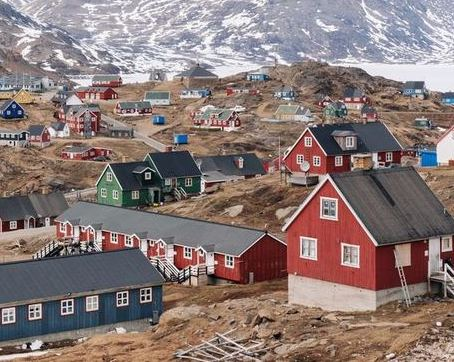
#> input picture right.jpg, 454 x 362 px
$ jupyter execute Question_2P2.ipynb
#> lines starting #> are read from the running program, lines starting #| are printed output that depends on the picture
### import the libraries

[cell 1]
import cv2
import numpy as np
import matplotlib.pyplot as plt

### Utility functions (no change is needed in this section)

[cell 2]
def show_images(*images, titles=None):
    """
    Displays multiple images using matplotlib.

    Args:
        *images: Variable length image list to display.
        titles (list, optional): Titles for each subplot. Defaults to None.

    Returns:
        None
    """
    num_images = len(images)
    plt.figure(figsize=(15, 12))

    for i, image in enumerate(images):
        plt.subplot(num_images, 1, i + 1)
        plt.imshow(cv2.cvtColor(image, cv2.COLOR_BGR2RGB))
        if titles:
            plt.title(titles[i])
        plt.axis('off')

    plt.show()

[cell 3]
# [21 lines left out: function draw_corners_on_image, not called in this run]

[cell 4]
# [20 lines left out: function draw_matches, not called in this run]

### image stitching

[cell 5]
def sift_feature_matching(img1, img2):
    """
    Performs SIFT feature detection and matching between two images.

    Args:
        img1 (numpy.ndarray): First grayscale image.
        img2 (numpy.ndarray): Second grayscale image.

    Returns:
        tuple: Source points, destination points, and image with matches drawn.
    """

    sift = cv2.SIFT_create()

    kp1, des1 = sift.detectAndCompute(img1, None)
    kp2, des2 = sift.detectAndCompute(img2, None)

    bf = cv2.BFMatcher(cv2.NORM_L2, crossCheck=False)

    matches = bf.knnMatch(des1, des2, k = 2)

    good_matches = []
    src_pts = []
    dst_pts = []
    for m, n in matches:
        if m.distance < 0.75 * n.distance:
            good_matches.append(m)
            src_pts.append(kp1[m.queryIdx].pt)
            dst_pts.append(kp2[m.trainIdx].pt)
    src_pts = np.float32(src_pts).reshape(-1, 1, 2)
    dst_pts = np.float32(dst_pts).reshape(-1, 1, 2)

    matched_img = cv2.drawMatches(img1, kp1, img2, kp2, good_matches, None, flags=cv2.DrawMatchesFlags_NOT_DRAW_SINGLE_POINTS)

    return src_pts, dst_pts, matched_img

[cell 6]
def ransac_homography(src_pts, dst_pts, num_iterations=2000, threshold=4):
    """
    Computes the best homography matrix using RANSAC.

    Args:
        src_pts (numpy.ndarray): Source points from the first image.
        dst_pts (numpy.ndarray): Destination points from the second image.
        num_iterations (int): Number of RANSAC iterations. Default is 2000.
        threshold (float): Distance threshold to determine inliers. Default is 4.

    Returns:
        numpy.ndarray: Homography matrix.
    """
    best_H = None
    max_inliers = 0

    src_pts = src_pts.reshape(-1, 2)
    dst_pts = dst_pts.reshape(-1, 2)

    n = src_pts.shape[0]
    if n < 4:
        return np.array([])

    for _ in range(num_iterations):
        idx = np.random.choice(n, 4, replace=False)
        src_sample = src_pts[idx]
        dst_sample = dst_pts[idx]

        H, _ = cv2.findHomography(src_sample, dst_sample, 0)

        if H is None:
            continue

        src_hom = np.concatenate((src_pts, np.ones((n, 1))), axis=1)
        projected = np.dot(src_hom, H.T)

        projected = projected / projected[:, 2].reshape(-1, 1)

        dists = np.linalg.norm(projected[:, :2] - dst_pts, axis = 1)

        inliers = dists < threshold
        num_inliers = np.sum(inliers)

        if num_inliers > max_inliers:
            best_H = H.copy()
            max_inliers = num_inliers

    return best_H

[cell 7]
def stitch_images(img1, img2, H):
    """
    Stitches two images together using a homography matrix.

    Args:
        img1 (numpy.ndarray): First image.
        img2 (numpy.ndarray): Second image.
        H (numpy.ndarray): Homography matrix.

    Returns:
        numpy.ndarray: Stitched image.
    """
    height, width = img2.shape[:2]

    corners_img1 = np.float32([[0, 0], [0, height], [width, height], [width, 0]]).reshape(-1, 1, 2)
    warped_corners = cv2.perspectiveTransform(corners_img1, H)

    corners_img2 = np.float32([[0, 0], [0, height], [width, height], [width, 0]]).reshape(-1, 1, 2)
    all_corners = np.concatenate((warped_corners, corners_img2), axis=0)

    [xmin, ymin] = np.int32(all_corners.min(axis = 0).ravel() - 0.5)
    [xmax, ymax] = np.int32(all_corners.max(axis = 0).ravel() + 0.5)

    tx, ty = -xmin, -ymin
    T = np.array([[1, 0, tx], [0, 1, ty], [0, 0, 1]])

    result_size = (xmax - xmin, ymax - ymin)
    TH = np.dot(T, H)

    warped_img1 = cv2.warpPerspective(img1, TH, result_size)
    stitched_image = warped_img1.copy()
    stitched_image[ty:ty+height, tx:tx+width] = img2

    return stitched_image

[cell 8]
left_path = "left.jpg"
right_path = "right.jpg"

img1 = cv2.imread(right_path)
#> img1 is the input picture: shape (362, 454, 3); mean B, G, R 118, 120.8, 137.3
img2 = cv2.imread(left_path)
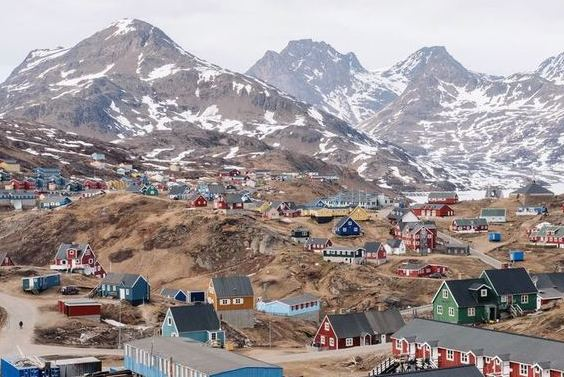
#> input picture left.jpg, 564 x 377 px
#> img2 is the input picture: shape (377, 564, 3); mean B, G, R 149.2, 148.8, 158


img1_gray = cv2.cvtColor(img1, cv2.COLOR_BGR2GRAY)
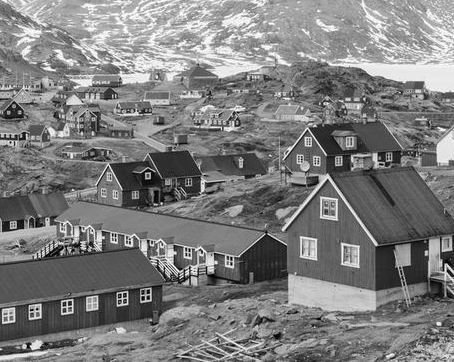
#> img1_gray: shape (362, 454); min 0, max 255, mean 125.4
img2_gray = cv2.cvtColor(img2, cv2.COLOR_BGR2GRAY)
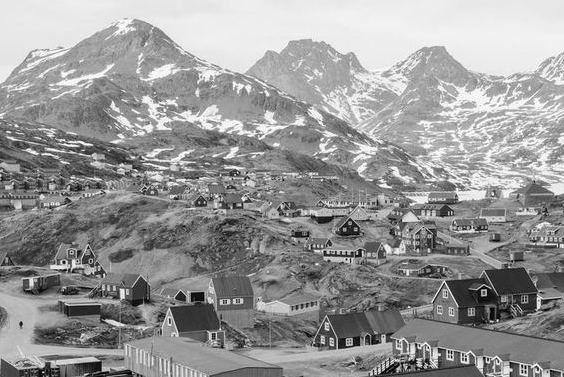
#> img2_gray: shape (377, 564); min 0, max 255, mean 151.6

src_pts, dst_pts, matched_img = sift_feature_matching(img1_gray, img2_gray)
#> in sift_feature_matching, `kp1, des1 = sift.detectAndCompute(img1, None)`: kp1 = 2213 keypoints; strongest (x, y, size): (448, 271, 2.3), (143, 298, 2.3), (70, 303, 2.5), (233, 345, 2.1)
#> in sift_feature_matching, `kp2, des2 = sift.detectAndCompute(img2, None)`: kp2 = 2666 keypoints; strongest (x, y, size): (64, 262, 2), (21, 324, 2.6), (65, 270, 1.8), (243, 199, 2.8)
#> in sift_feature_matching, `matches = bf.knnMatch(des1, des2, k = 2)`: matches = 2213 matches
#> after the loop in sift_feature_matching, `for m, n in matches:`: dst_pts = 621 pairs, first value 83.72 to 559.8, second value 31 to 373.1; good_matches = 621 matches; src_pts = 621 pairs, first value 4.15 to 389.4, second value 3.4 to 343.4
#> in sift_feature_matching, `src_pts = np.float32(src_pts).reshape(-1, 1, 2)`: src_pts = 621 rows, first 8: [4.15, 169], [4.55, 76.58], [4.99, 173.7], [5.89, 227.7], [6.59, 142.1], [8.49, 112.4], [8.49, 112.4], [9.65, 108.1]
#> in sift_feature_matching, `dst_pts = np.float32(dst_pts).reshape(-1, 1, 2)`: dst_pts = 621 rows, first 8: [340.2, 286.1], [340.4, 193.7], [341.1, 290.8], [341.8, 344.4], [342.6, 259.1], [344.5, 229.4], [344.5, 229.4], [345.7, 225.1]
#> in sift_feature_matching, `matched_img = cv2.drawMatches(img1, kp1, img2, kp2, good_matches, None..`:
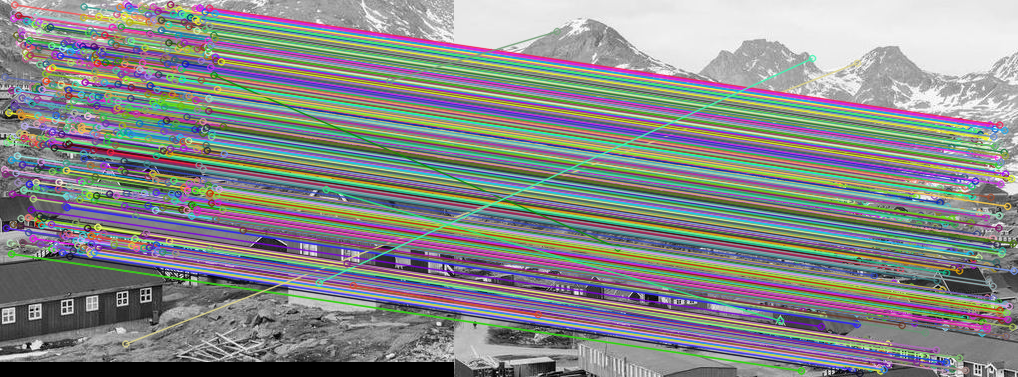
#> matched_img: shape (377, 1018, 3); mean of channels 0, 1, 2 137.5, 138.1, 136.1; drawn as B, G, R

best_H = ransac_homography(src_pts, dst_pts)
#> in ransac_homography, `src_pts = src_pts.reshape(-1, 2)`: src_pts = 621 pairs, first value 4.15 to 389.4, second value 3.4 to 343.4
#> in ransac_homography, `dst_pts = dst_pts.reshape(-1, 2)`: dst_pts = 621 pairs, first value 83.72 to 559.8, second value 31 to 373.1
#> the loop in ransac_homography, `for _ in range(num_iterations):` made 2000 passes
#> (num_inliers, max_inliers) on passes 1, 3: (431, 431), (612, 612)
#> num_inliers on passes 4, 7, 8, 9, 10, 11: 351, 478, 612, 612, 405, 612
#> after the loop in ransac_homography, `for _ in range(num_iterations):`: max_inliers = 612
#> best_H = [[1.1, 0.0345, 332.4], [0.0271, 1.04, 114.8], [0.000142, 7.64e-05, 1]]

stitched_img = stitch_images(img1, img2, best_H)
#> in stitch_images, `warped_corners = cv2.perspectiveTransform(corners_img1, H)`: warped_corners = [[332.4, 114.8], [335.7, 493.4], [869.3, 471.4], [880.4, 120.4]]
#> in stitch_images, `all_corners = np.concatenate((warped_corners, corners_img2), axis=0)`: all_corners = [[332.4, 114.8], [335.7, 493.4], [869.3, 471.4], [880.4, 120.4], [0, 0], [0, 377], [564, 377], [564, 0]]
#> in stitch_images, `[xmin, ymin] = np.int32(all_corners.min(axis = 0).ravel() - 0.5)`: xmin = 0
#> in stitch_images, `[xmax, ymax] = np.int32(all_corners.max(axis = 0).ravel() + 0.5)`: xmax = 880; ymax = 493
#> in stitch_images, `tx, ty = -xmin, -ymin`: tx = 0
#> in stitch_images, `T = np.array([[1, 0, tx], [0, 1, ty], [0, 0, 1]])`: T = [[1, 0, 0], [0, 1, 0], [0, 0, 1]]
#> in stitch_images, `result_size = (xmax - xmin, ymax - ymin)`: result_size = (880, 493)
#> in stitch_images, `TH = np.dot(T, H)`: TH has the same summary as best_H outside stitch_images
#> in stitch_images, `warped_img1 = cv2.warpPerspective(img1, TH, result_size)`:
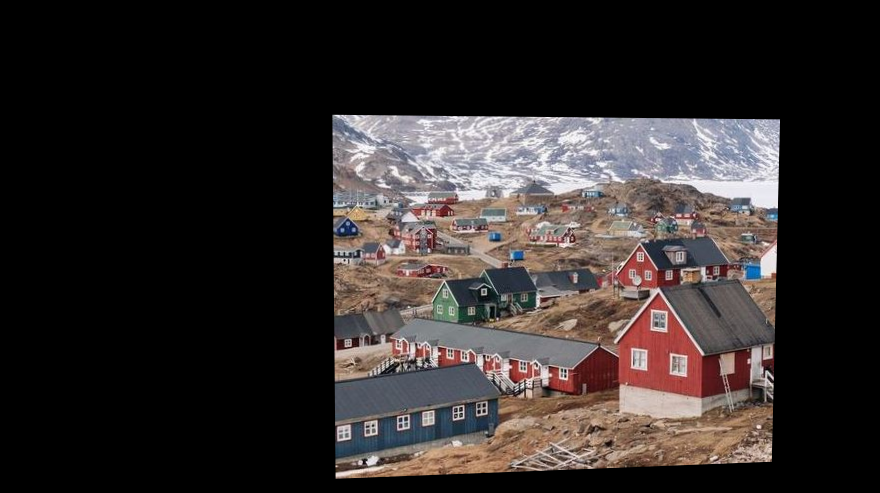
#> warped_img1: shape (493, 880, 3); mean B, G, R 42.7, 43.6, 49.4
#> in stitch_images, `stitched_image[ty:ty+height, tx:tx+width] = img2`:
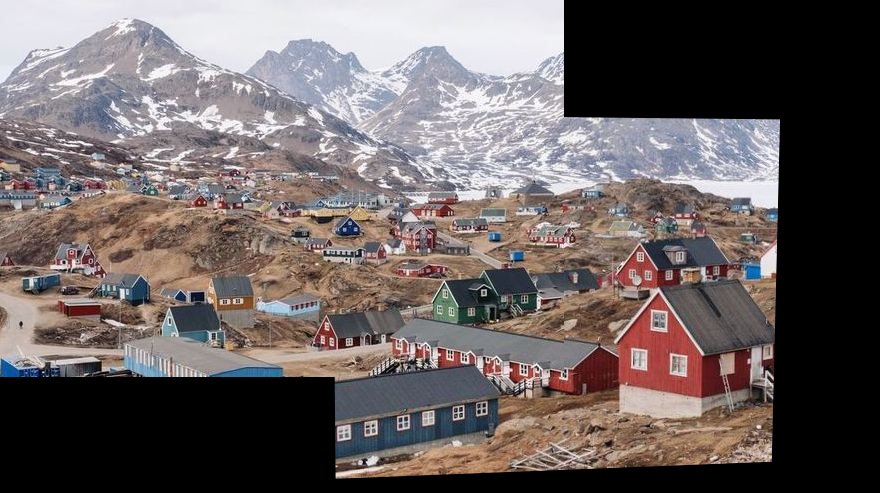
#> stitched_image: shape (493, 880, 3); mean B, G, R 97.8, 98.4, 107.2

show_images(matched_img, stitched_img)
#> in show_images, `plt.show()`:
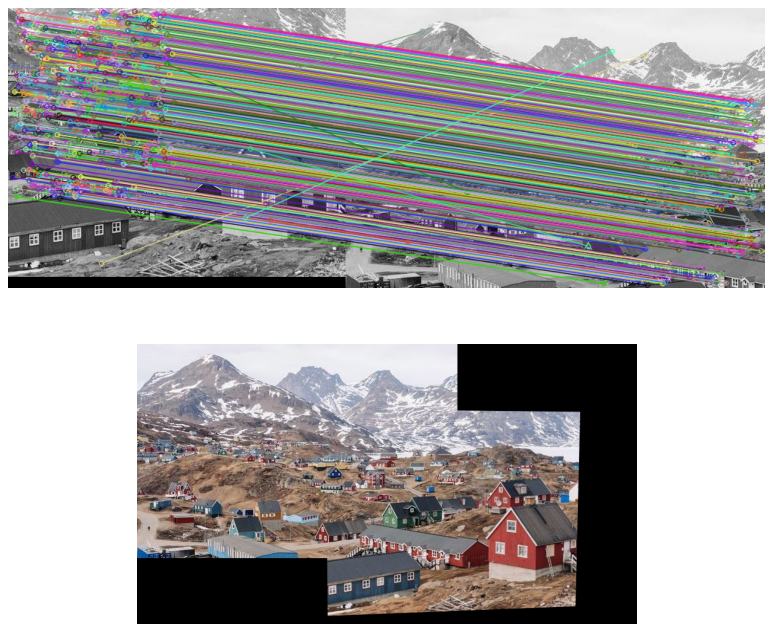
#> figure drawn by matplotlib, 2 panels
